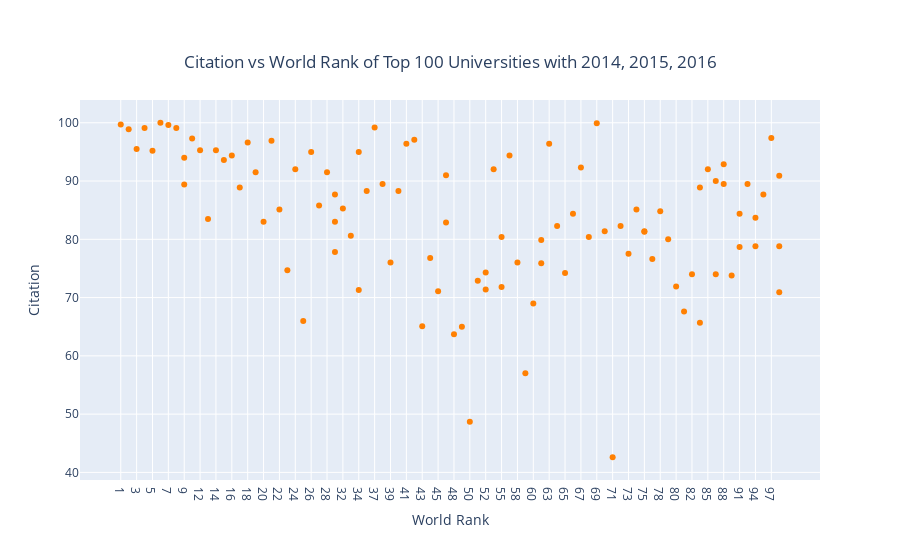

Write notebook code for a chart like this one.
### Code cell
trace2 = go.Scatter(x = df2015.world_rank,
                   y = df2015.citations,
                   mode = "markers",
                   name = "2015",
                   marker = dict(color = "rgb(255, 128, 2)"),
                   text = df2015.university_name)


data = [ trace2]

layout = dict(title = "Citation vs World Rank of Top 100 Universities with 2014, 2015, 2016", title_x = 0.5, title_y = 0.9,
             xaxis = dict(title = "World Rank"),
             yaxis = dict(title = "Citation"))

fig = dict(data = data, layout = layout)
iplot(fig)

### Figure 1 — Plotly figure (JSON) as saved in the notebook; plotly's stock layout.template omitted (floating-point values rounded to 4 significant figures)
{"data": [{"marker": {"color": "rgb(255, 128, 2)"}, "mode": "markers", "name": "2015", "text": ["California Institute of Technology", "Harvard University", "University of Oxford", "Stanford University", "University of Cambridge", "Massachusetts Institute of Technology", "Princeton University", "University of California, Berkeley", "Imperial College London", "Yale University", "University of Chicago", "University of California, Los Angeles", "ETH Zurich – Swiss Federal Institute of Technology Zurich", "Columbia University", "Johns Hopkins University", "University of Pennsylvania", "University of Michigan", "Duke University", "Cornell University", "University of Toronto", "Northwestern University", "University College London", "University of Tokyo", "Carnegie Mellon University", "National University of Singapore", "University of Washington", "Georgia Institute of Technology", "University of Texas at Austin", "LMU Munich", "University of Illinois at Urbana-Champaign", "University of Wisconsin-Madison", "University of British Columbia", "University of Melbourne", "London School of Economics and Political Science", "École Polytechnique Fédérale de Lausanne", "University of Edinburgh", "University of California, Santa Barbara", "New York University", "McGill University", "King’s College London", "University of California, San Diego", "Washington University in St Louis", "University of Hong Kong", "Karolinska Institute", "Australian National University", "University of Minnesota", "University of North Carolina at Chapel Hill", "Peking University", "Tsinghua University", "Seoul National University", "Hong Kong University of Science and Technology", "Korea Advanced Institute of Science and Technology (KAIST)", "University of Manchester", "Brown University", "KU Leuven", "University of California, Davis", "Boston University", "Pennsylvania State University", "Kyoto University", "University of Sydney", "Nanyang Technological University", "École Polytechnique", "Scuola Normale Superiore di Pisa", "Leiden University", "The University of Queensland", "Pohang University of Science and Technology", "University of Göttingen", "Ohio State University", "Rice University", "Heidelberg University", "Delft University of Technology", "Erasmus University Rotterdam", "Wageningen University and Research Center", "University of Bristol", "University of Basel", "University of Southern California", "University of Amsterdam", "École Normale Supérieure", "Utrecht University", "Humboldt University of Berlin", "Free University of Berlin", "Michigan State University", "Durham University", "Monash University", "Middle East Technical University", "University of Arizona", "University of Notre Dame", "Tufts University", "University of California, Irvine", "Ghent University", "University of Massachusetts", "University of Pittsburgh", "Emory University", "McMaster University", "University of Glasgow", "Vanderbilt University", "University of Colorado Boulder", "Stockholm University", "Technical University of Munich", "Uppsala University"], "type": "scatter", "x": ["1", "2", "3", "4", "5", "6", "7", "8", "9", "9", "11", "12", "13", "14", "15", "16", "17", "18", "19", "20", "21", "22", "23", "24", "25", "26", "27", "28", "29", "29", "29", "32", "33", "34", "34", "36", "37", "38", "39", "40", "41", "42", "43", "44", "45", "46", "46", "48", "49", "50", "51", "52", "52", "54", "55", "55", "57", "58", "59", "60", "61", "61", "63", "64", "65", "66", "67", "68", "69", "70", "71", "72", "73", "74", "75", "75", "77", "78", "79", "80", "81", "82", "83", "83", "85", "86", "86", "88", "88", "90", "91", "91", "93", "94", "94", "96", "97", "98", "98", "98"], "y": [99.7, 98.9, 95.5, 99.1, 95.2, 100, 99.6, 99.1, 89.4, 94, 97.3, 95.3, 83.5, 95.3, 93.6, 94.4, 88.9, 96.6, 91.5, 83, 96.9, 85.1, 74.7, 92, 66, 95, 85.8, 91.5, 83, 77.8, 87.7, 85.3, 80.6, 71.3, 95, 88.3, 99.2, 89.5, 76, 88.3, 96.4, 97.1, 65.1, 76.8, 71.1, 82.9, 91, 63.7, 65, 48.7, 72.9, 71.4, 74.3, 92, 71.8, 80.4, 94.4, 76, 57, 69, 75.9, 79.9, 96.4, 82.3, 74.2, 84.4, 92.3, 80.4, 99.9, 81.4, 42.6, 82.3, 77.5, 85.1, 81.4, 81.3, 76.6, 84.8, 80, 71.9, 67.6, 74, 88.9, 65.7, 92, 74, 90, 92.9, 89.5, 73.8, 78.7, 84.4, 89.5, 78.8, 83.7, 87.7, 97.4, 90.9, 78.8, 70.9]}], "layout": {"title": {"text": "Citation vs World Rank of Top 100 Universities with 2014, 2015, 2016", "x": 0.5, "y": 0.9}, "xaxis": {"title": {"text": "World Rank"}}, "yaxis": {"title": {"text": "Citation"}}}}
